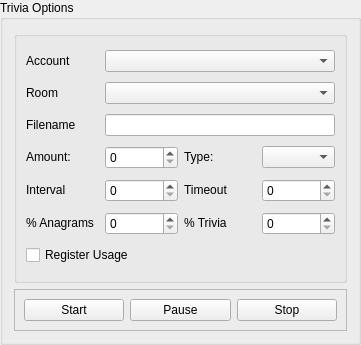
<?xml version="1.0" encoding="UTF-8"?>
<ui version="4.0">
 <class>w_triviaopts</class>
 <widget class="QGroupBox" name="w_triviaopts">
  <property name="geometry">
   <rect>
    <x>0</x>
    <y>0</y>
    <width>361</width>
    <height>345</height>
   </rect>
  </property>
  <property name="sizePolicy">
   <sizepolicy hsizetype="Fixed" vsizetype="Fixed">
    <horstretch>0</horstretch>
    <verstretch>0</verstretch>
   </sizepolicy>
  </property>
  <property name="windowTitle">
   <string>GroupBox</string>
  </property>
  <property name="title">
   <string>Trivia Options</string>
  </property>
  <layout class="QGridLayout" name="gridLayout">
   <item row="3" column="0">
    <widget class="QFrame" name="frame_2">
     <property name="sizePolicy">
      <sizepolicy hsizetype="Preferred" vsizetype="Fixed">
       <horstretch>0</horstretch>
       <verstretch>0</verstretch>
      </sizepolicy>
     </property>
     <property name="frameShape">
      <enum>QFrame::StyledPanel</enum>
     </property>
     <property name="frameShadow">
      <enum>QFrame::Raised</enum>
     </property>
     <layout class="QHBoxLayout" name="horizontalLayout">
      <item>
       <widget class="QPushButton" name="pushButton">
        <property name="text">
         <string>Start</string>
        </property>
       </widget>
      </item>
      <item>
       <widget class="QPushButton" name="pushButton_3">
        <property name="text">
         <string>Pause</string>
        </property>
       </widget>
      </item>
      <item>
       <widget class="QPushButton" name="pushButton_2">
        <property name="text">
         <string>Stop</string>
        </property>
       </widget>
      </item>
     </layout>
    </widget>
   </item>
   <item row="1" column="0">
    <widget class="QGroupBox" name="groupBox">
     <property name="sizePolicy">
      <sizepolicy hsizetype="Preferred" vsizetype="Preferred">
       <horstretch>0</horstretch>
       <verstretch>0</verstretch>
      </sizepolicy>
     </property>
     <layout class="QGridLayout" name="gridLayout_2">
      <item row="0" column="0">
       <widget class="QLabel" name="label_17">
        <property name="sizePolicy">
         <sizepolicy hsizetype="Preferred" vsizetype="Fixed">
          <horstretch>0</horstretch>
          <verstretch>0</verstretch>
         </sizepolicy>
        </property>
        <property name="text">
         <string>Account</string>
        </property>
       </widget>
      </item>
      <item row="1" column="0">
       <widget class="QLabel" name="label_18">
        <property name="sizePolicy">
         <sizepolicy hsizetype="Preferred" vsizetype="Fixed">
          <horstretch>0</horstretch>
          <verstretch>0</verstretch>
         </sizepolicy>
        </property>
        <property name="text">
         <string>Room</string>
        </property>
       </widget>
      </item>
      <item row="2" column="0">
       <widget class="QLabel" name="label_4">
        <property name="sizePolicy">
         <sizepolicy hsizetype="Preferred" vsizetype="Fixed">
          <horstretch>0</horstretch>
          <verstretch>0</verstretch>
         </sizepolicy>
        </property>
        <property name="text">
         <string>Filename</string>
        </property>
       </widget>
      </item>
      <item row="2" column="1" colspan="3">
       <widget class="QLineEdit" name="w_triviadb">
        <property name="sizePolicy">
         <sizepolicy hsizetype="Expanding" vsizetype="Fixed">
          <horstretch>0</horstretch>
          <verstretch>0</verstretch>
         </sizepolicy>
        </property>
       </widget>
      </item>
      <item row="3" column="0">
       <widget class="QLabel" name="label_11">
        <property name="sizePolicy">
         <sizepolicy hsizetype="Preferred" vsizetype="Fixed">
          <horstretch>0</horstretch>
          <verstretch>0</verstretch>
         </sizepolicy>
        </property>
        <property name="text">
         <string>Amount:</string>
        </property>
       </widget>
      </item>
      <item row="3" column="1">
       <widget class="QSpinBox" name="w_amount_2">
        <property name="sizePolicy">
         <sizepolicy hsizetype="Minimum" vsizetype="Fixed">
          <horstretch>0</horstretch>
          <verstretch>0</verstretch>
         </sizepolicy>
        </property>
       </widget>
      </item>
      <item row="3" column="2">
       <widget class="QLabel" name="label_15">
        <property name="sizePolicy">
         <sizepolicy hsizetype="Preferred" vsizetype="Fixed">
          <horstretch>0</horstretch>
          <verstretch>0</verstretch>
         </sizepolicy>
        </property>
        <property name="text">
         <string>Type:</string>
        </property>
       </widget>
      </item>
      <item row="3" column="3">
       <widget class="QComboBox" name="w_triviatype_2">
        <property name="sizePolicy">
         <sizepolicy hsizetype="Preferred" vsizetype="Fixed">
          <horstretch>0</horstretch>
          <verstretch>0</verstretch>
         </sizepolicy>
        </property>
       </widget>
      </item>
      <item row="4" column="0">
       <widget class="QLabel" name="label_12">
        <property name="sizePolicy">
         <sizepolicy hsizetype="Preferred" vsizetype="Fixed">
          <horstretch>0</horstretch>
          <verstretch>0</verstretch>
         </sizepolicy>
        </property>
        <property name="text">
         <string>Interval</string>
        </property>
       </widget>
      </item>
      <item row="4" column="1">
       <widget class="QSpinBox" name="w_interval_2">
        <property name="sizePolicy">
         <sizepolicy hsizetype="Minimum" vsizetype="Fixed">
          <horstretch>0</horstretch>
          <verstretch>0</verstretch>
         </sizepolicy>
        </property>
       </widget>
      </item>
      <item row="4" column="2">
       <widget class="QLabel" name="label_16">
        <property name="sizePolicy">
         <sizepolicy hsizetype="Preferred" vsizetype="Fixed">
          <horstretch>0</horstretch>
          <verstretch>0</verstretch>
         </sizepolicy>
        </property>
        <property name="text">
         <string>Timeout</string>
        </property>
       </widget>
      </item>
      <item row="4" column="3">
       <widget class="QSpinBox" name="w_triviatimeout_2">
        <property name="sizePolicy">
         <sizepolicy hsizetype="Minimum" vsizetype="Fixed">
          <horstretch>0</horstretch>
          <verstretch>0</verstretch>
         </sizepolicy>
        </property>
       </widget>
      </item>
      <item row="5" column="0">
       <widget class="QLabel" name="label_13">
        <property name="sizePolicy">
         <sizepolicy hsizetype="Preferred" vsizetype="Fixed">
          <horstretch>0</horstretch>
          <verstretch>0</verstretch>
         </sizepolicy>
        </property>
        <property name="text">
         <string>% Anagrams</string>
        </property>
       </widget>
      </item>
      <item row="5" column="1">
       <widget class="QSpinBox" name="w_percentanagrams_2">
        <property name="sizePolicy">
         <sizepolicy hsizetype="Minimum" vsizetype="Fixed">
          <horstretch>0</horstretch>
          <verstretch>0</verstretch>
         </sizepolicy>
        </property>
       </widget>
      </item>
      <item row="5" column="2">
       <widget class="QLabel" name="label_14">
        <property name="sizePolicy">
         <sizepolicy hsizetype="Preferred" vsizetype="Fixed">
          <horstretch>0</horstretch>
          <verstretch>0</verstretch>
         </sizepolicy>
        </property>
        <property name="text">
         <string>% Trivia</string>
        </property>
       </widget>
      </item>
      <item row="5" column="3">
       <widget class="QSpinBox" name="w_percenttrivia_2">
        <property name="sizePolicy">
         <sizepolicy hsizetype="Minimum" vsizetype="Fixed">
          <horstretch>0</horstretch>
          <verstretch>0</verstretch>
         </sizepolicy>
        </property>
       </widget>
      </item>
      <item row="6" column="0" colspan="2">
       <widget class="QCheckBox" name="w_updatedb">
        <property name="sizePolicy">
         <sizepolicy hsizetype="Minimum" vsizetype="Fixed">
          <horstretch>0</horstretch>
          <verstretch>0</verstretch>
         </sizepolicy>
        </property>
        <property name="text">
         <string>Register Usage</string>
        </property>
       </widget>
      </item>
      <item row="0" column="1" colspan="3">
       <widget class="QComboBox" name="comboBox">
        <property name="sizePolicy">
         <sizepolicy hsizetype="Preferred" vsizetype="Preferred">
          <horstretch>0</horstretch>
          <verstretch>0</verstretch>
         </sizepolicy>
        </property>
       </widget>
      </item>
      <item row="1" column="1" colspan="3">
       <widget class="QComboBox" name="comboBox_2">
        <property name="sizePolicy">
         <sizepolicy hsizetype="Preferred" vsizetype="Preferred">
          <horstretch>0</horstretch>
          <verstretch>0</verstretch>
         </sizepolicy>
        </property>
       </widget>
      </item>
     </layout>
    </widget>
   </item>
  </layout>
 </widget>
 <resources/>
 <connections/>
</ui>
